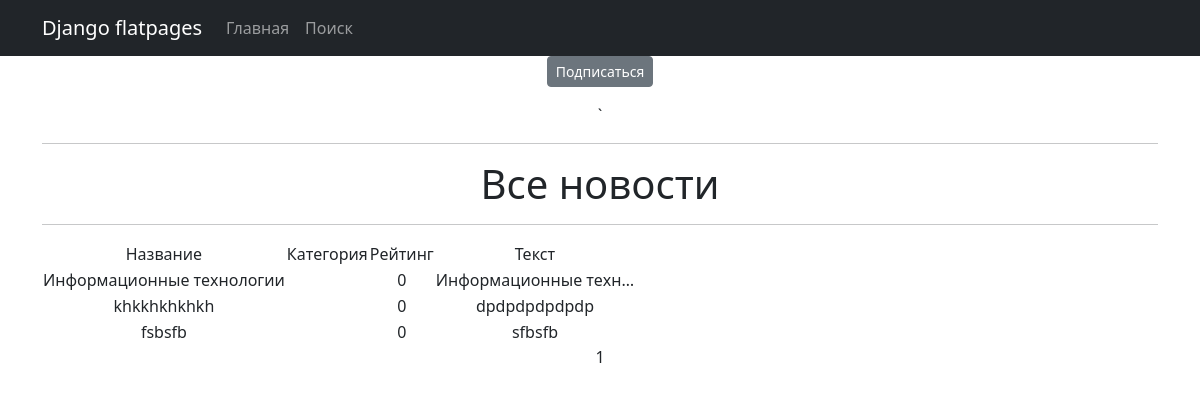
/categories/3/, run on an earlier commit of the app's database.
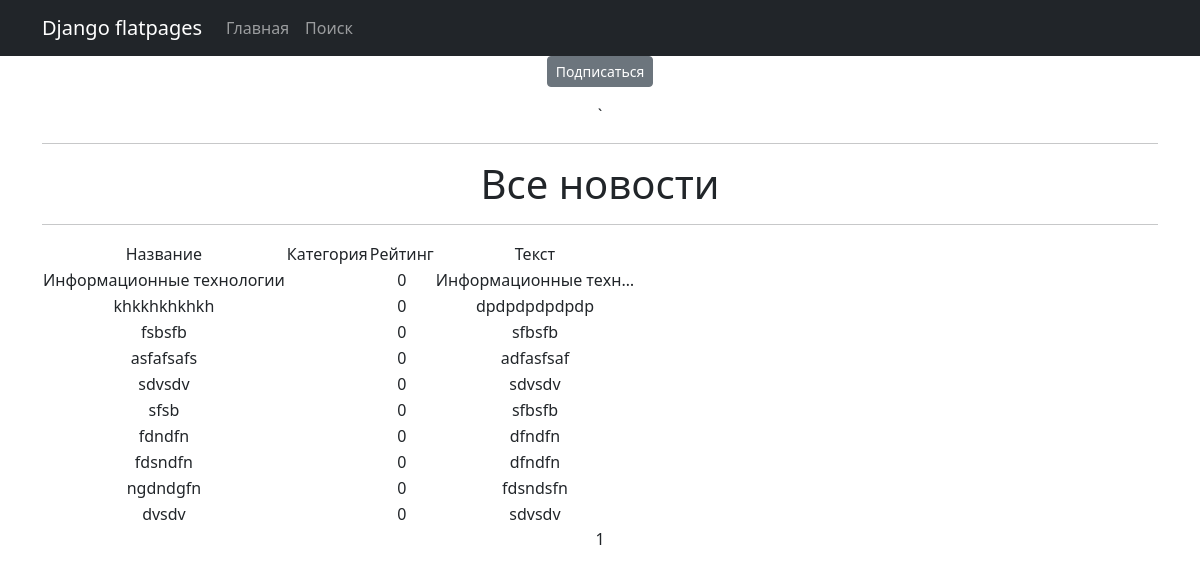
And on a later commit of the database.
### news/models.py (models this page shows, shortened)
class Post(models.Model):
    author = models.ForeignKey(Author, on_delete=models.CASCADE)
    NEWS = 'Nw'
    ARTICLE = "Ar"
    CATEGORY_CHOICES = [
        (NEWS, 'Новости'),
        (ARTICLE, 'Статья')
    ]
    categoryType = models.CharField(max_length=16, choices=CATEGORY_CHOICES, default=ARTICLE)
    dateCreation = models.DateTimeField(auto_now_add=True)
    postCategory = models.ManyToManyField(Category, through='PostCategory')
    title1 = models.TextField(max_length=128)
    text = models.TextField()
    rating = models.SmallIntegerField(default=0)

### news/views.py (the view)
# urls.py: path('categories/<int:pk>/', CategoryListView.as_view(), name='category_list'),
class CategoryListView(NewsList):
    model = Post
    template_name = 'category_list_sub.html'
    context_object_name = 'category_news_list'
    def get_queryset(self):
        self.postCategory = get_object_or_404(Category,id =self.kwargs['pk'])
        queryset = Post.objects.filter(postCategory = self.postCategory)
        return queryset
    def get_context_data(self, **kwargs):
        context = super().get_context_data(*kwargs)
        context['is_not_subscriber'] = self.request.user not in self.postCategory.subscribers.all()
        context['category'] = self.postCategory
        return context

### news/templatetags/f_filter.py (called while the page is built)
@register.filter()
def censor(text):
    text_list = text.split()
    bad_words = ['книга']
    censored_text_list = []
    for word in text_list:
        clean_word = ''.join(c for c in word if c not in string.punctuation)
        if clean_word.lower() in bad_words:
            censored_word = clean_word[0] + (len(clean_word) - 1) * '*'
            censored_text_list.append(word.replace(clean_word, censored_word))
        else:
            censored_text_list.append(word)
    return ' '.join(censored_text_list)

### news/views.py (called while the page is built)
    def get_context_data(self, **kwargs):
        context = super().get_context_data(**kwargs)
        context['time_now'] = datetime.utcnow()
        context['next_sale'] = None
        return context

### templates/category_list_sub.html (shortened to what this page needs)
{% extends 'flatpages/default.html' %}
{% load f_filter %}
{% load tags %}
{% block content %}
    {% if is_not_subscriber %}
        <p class="text-center"><a href="{% url 'subscribe' category.id %}" class="btn btn-secondary btn-sm">Подписаться</a> </p>
`   {% endif %}
   <hr>
   <h1>Все новости</h1>
   <hr>
   {% if category_news_list %}
       <table>
           <tr>
               <td>
                   Название
               </td>
               <td>
                   Категория
               </td>
               <td>
                   Рейтинг
               </td>
                <td>
                   Текст
               </td>
           </tr>
           {% for news in category_news_list %}
           <tr>
               <td>{{ news.title1|censor}}</td>
               <td>
               </td>
               <td>{{ news.rating }}</td>
               <td>{{ news.text|truncatechars:20}}</td>
           </tr>
           {% endfor %}
       </table>
   {% else %}
       <h2>Новостей нет!</h2>
    {% endif %}
   {{ page_obj.number }}
{% endblock content %}

What changed in the data, as far as the page shows it:
added Post: title1|censor "asfafsafs", rating "0", text "adfasfsaf"
added Post: title1|censor "sdvsdv", rating "0", text "sdvsdv"
added Post: title1|censor "sfsb", rating "0", text "sfbsfb"
added Post: title1|censor "fdndfn", rating "0", text "dfndfn"
added Post: title1|censor "fdsndfn", rating "0", text "dfndfn"
added Post: title1|censor "ngdndgfn", rating "0", text "fdsndsfn"
added Post: title1|censor "dvsdv", rating "0", text "sdvsdv"
